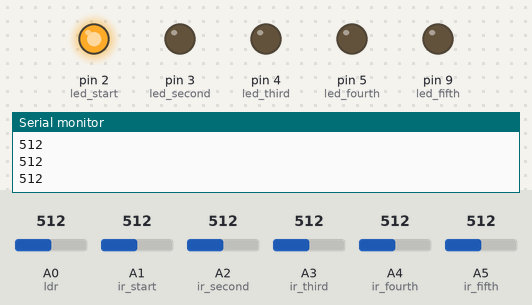
Bench run of a sketch on a simulated Arduino Uno, built with avr-gcc and run on an emulated ATmega328P. Shown: output pins drawn as LEDs (lit = HIGH), the last lines printed to the serial monitor. Inputs (shaded band) come from the test bench; at power-on: A5 (ir_fifth) = 512, A0 (ldr) = 512, A1 (ir_start) = 512, A2 (ir_second) = 512, A3 (ir_third) = 512, A4 (ir_fourth) = 512.

Above: at 1.2 s.
1.3 s: A5 (ir_fifth) set to 483
At 1.7 s:
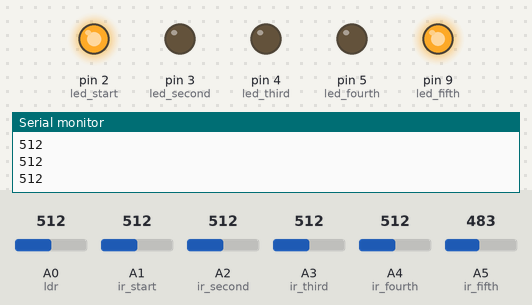
2.8 s: A0 (ldr) set to 982
4.3 s: A0 (ldr) set to 1008
At 5.2 s:
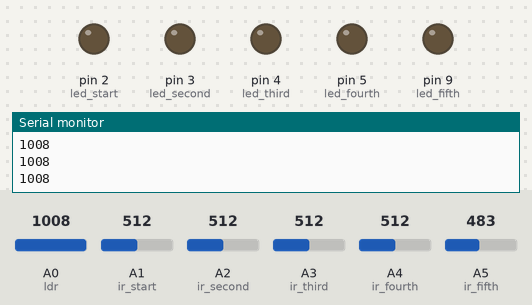
Timing chart, 0 to 7.3 s (numbered marks = the images above; inputs shaded):
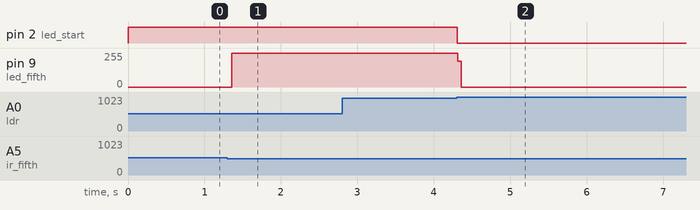

Measured:
- the behaviour switches between 500 and 499 on A5 (ir_fifth) (found by bisection; images 0 and 1)
- the behaviour switches between 1000 and 1001 on A0 (ldr) (found by bisection; images 1 and 2)
- after the input at 1.3 s, pin 9 (led_fifth): 0/255 → 252/255 after 0.06 s
- after the input at 4.3 s, pin 2 (led_start): HIGH → LOW at once; pin 9 (led_fifth): 252/255 → 0/255 at once

The sketch:

project.ino
```cpp
// Define LED pin connections
int led_start = 2;
int led_second = 3;
int led_third = 4;
int led_fourth = 5;
int led_fifth = 9;

// Define sensor pin connections
int ldr = A0;         // Light Dependent Resistor (LDR) to detect ambient light
int ir_start = A1;    // IR sensor for detecting motion near the first LED
int ir_second = A2;   // IR sensor for the second LED
int ir_third = A3;    // IR sensor for the third LED
int ir_fourth = A4;   // IR sensor for the fourth LED
int ir_fifth = A5;    // IR sensor for the fifth LED

void setup() {
    // Set LED pins as OUTPUT
    pinMode(led_start, OUTPUT);
    pinMode(led_second, OUTPUT);
    pinMode(led_third, OUTPUT);
    pinMode(led_fourth, OUTPUT);
    pinMode(led_fifth, OUTPUT);

    // Set IR sensor and LDR pins as INPUT
    pinMode(ir_start, INPUT);
    pinMode(ir_second, INPUT);
    pinMode(ir_third, INPUT);
    pinMode(ir_fourth, INPUT);
    pinMode(ir_fifth, INPUT);
    pinMode(ldr, INPUT);

    // Start serial communication for debugging
    Serial.begin(9600);
}

void loop() {
    // Read sensor values
    int ir_status_start = analogRead(ir_start);
    int ir_status_second = analogRead(ir_second);
    int ir_status_third = analogRead(ir_third);
    int ir_status_fourth = analogRead(ir_fourth);
    int ir_status_fifth = analogRead(ir_fifth);

    // Read ambient light level
    int ldr_status = analogRead(ldr);
    Serial.println(ldr_status);  // Print LDR value for debugging

    // If ambient light is high (daytime), turn off all LEDs
    if (ldr_status > 1000) {
        digitalWrite(led_start, LOW);
        digitalWrite(led_second, LOW);
        digitalWrite(led_third, LOW);
        digitalWrite(led_fourth, LOW);
        digitalWrite(led_fifth, LOW);
    } else {  // If it's dark, proceed with motion detection

        // If motion is detected near the first IR sensor
        if (ir_status_start < 500) {
            digitalWrite(led_start, HIGH);  // Turn on first LED
            digitalWrite(led_second, 128);  // Dim second LED
            digitalWrite(led_third, LOW);
            digitalWrite(led_fourth, LOW);
            digitalWrite(led_fifth, LOW);
        }

        // If motion is detected near the second IR sensor
        if (ir_status_second < 500) {
            digitalWrite(led_start, HIGH);
            digitalWrite(led_second, HIGH);  // Turn on second LED
            analogWrite(led_third, 128);  // Dim third LED
            digitalWrite(led_fourth, LOW);
            digitalWrite(led_fifth, LOW);
        }

        // If no motion near the second sensor, turn off LEDs after the first one
        if (ir_status_second > 500) {
            digitalWrite(led_start, HIGH);
            digitalWrite(led_second, LOW);
            analogWrite(led_third, LOW);
            digitalWrite(led_fourth, LOW);
            digitalWrite(led_fifth, LOW);
        }

        // If motion is detected near the third IR sensor
        if (ir_status_third < 500) {
            digitalWrite(led_start, HIGH);
            digitalWrite(led_second, LOW);
            digitalWrite(led_third, HIGH);  // Turn on third LED
            digitalWrite(led_fourth, 128);  // Dim fourth LED
            digitalWrite(led_fifth, LOW);
        }

        // If no motion near the third sensor, turn off LEDs after the first one
        if (ir_status_third > 500) {
            digitalWrite(led_start, HIGH);
            digitalWrite(led_second, LOW);
            analogWrite(led_third, LOW);
            digitalWrite(led_fourth, LOW);
            digitalWrite(led_fifth, LOW);
        }

        // If motion is detected near the fourth IR sensor
        if (ir_status_fourth < 500) {
            digitalWrite(led_start, HIGH);
            digitalWrite(led_second, LOW);
            digitalWrite(led_third, LOW);
            digitalWrite(led_fourth, HIGH);  // Turn on fourth LED
            digitalWrite(led_fifth, HIGH);   // Turn on fifth LED
        }

        // If no motion near the fourth sensor, turn off LEDs after the first one
        if (ir_status_fourth > 500) {
            digitalWrite(led_start, HIGH);
            digitalWrite(led_second, LOW);
            digitalWrite(led_third, LOW);
            digitalWrite(led_fourth, LOW);
            digitalWrite(led_fifth, LOW);
        }

        // If motion is detected near the fifth IR sensor
        if (ir_status_fifth < 500) {
            digitalWrite(led_start, HIGH);
            digitalWrite(led_second, LOW);
            digitalWrite(led_third, LOW);
            digitalWrite(led_fourth, LOW);
            analogWrite(led_fifth, 1023);  // Fully brighten fifth LED
        }

        // If no motion near the fifth sensor, turn off LEDs after the first one
        if (ir_status_fifth > 500) {
            digitalWrite(led_start, HIGH);
            digitalWrite(led_second, LOW);
            digitalWrite(led_third, LOW);
            digitalWrite(led_fourth, LOW);
            digitalWrite(led_fifth, LOW);
        }
    }
}
```
